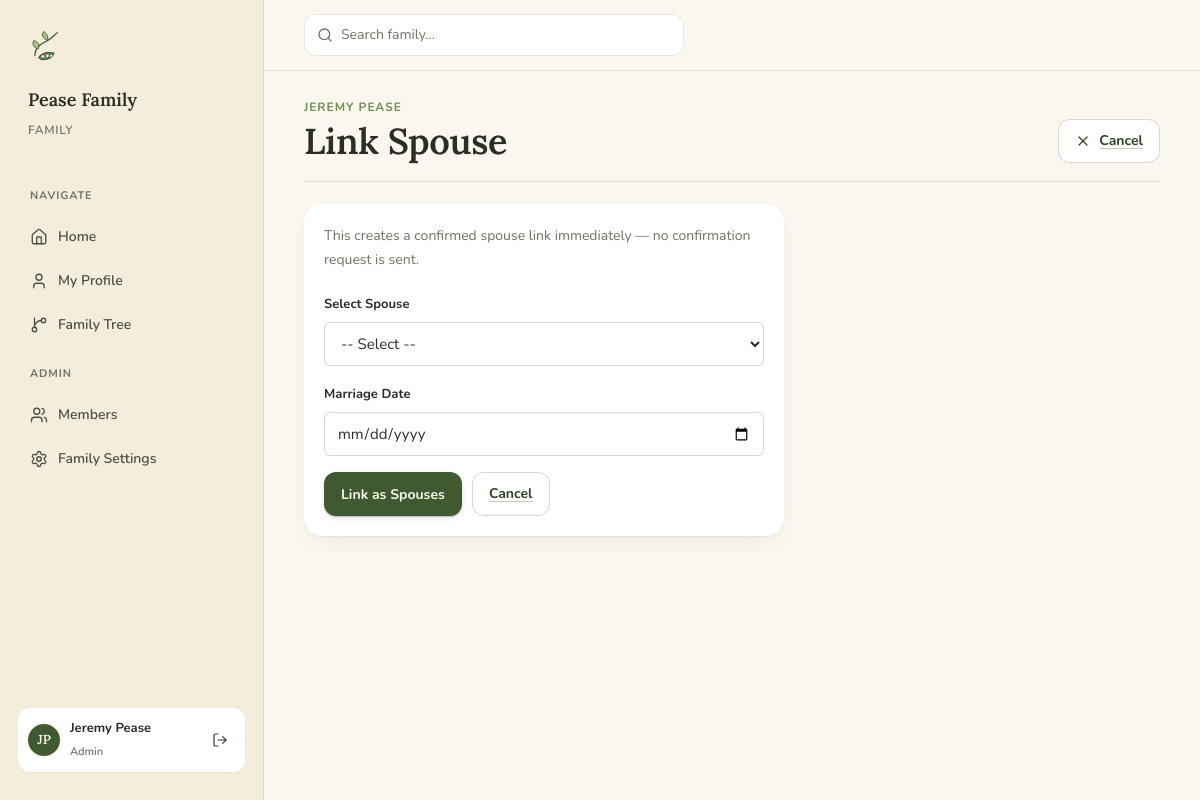
Screenshot of /person/1/link-spouse (signed in) with the database file from the repository.
### app/models.py (models this page shows, shortened)
class Family(db.Model):
    __tablename__ = 'families'
    id = db.Column(db.Integer, primary_key=True)
    name = db.Column(db.String(100), nullable=False)
    created_at = db.Column(db.DateTime, default=datetime.utcnow)
    patriarch_id = db.Column(db.Integer, db.ForeignKey('people.id'), nullable=True)
    matriarch_id = db.Column(db.Integer, db.ForeignKey('people.id'), nullable=True)
    people = db.relationship('Person', back_populates='family', foreign_keys='Person.family_id')
    users = db.relationship('User', back_populates='family', foreign_keys='User.family_id')
    patriarch = db.relationship('Person', foreign_keys=[patriarch_id])
    matriarch = db.relationship('Person', foreign_keys=[matriarch_id])

class User(UserMixin, db.Model):
    __tablename__ = 'users'
    id = db.Column(db.Integer, primary_key=True)
    family_id = db.Column(db.Integer, db.ForeignKey('families.id'), nullable=False)
    email = db.Column(db.String(120), unique=True, nullable=False)
    password_hash = db.Column(db.String(256), nullable=False)
    first_name = db.Column(db.String(50), nullable=False)
    last_name = db.Column(db.String(50), nullable=False)
    phone = db.Column(db.String(20))
    email_verified = db.Column(db.Boolean, default=False)
    verification_token = db.Column(db.String(100))
    verification_token_expiry = db.Column(db.DateTime)
    status = db.Column(db.String(20), default='pending')  # pending/approved/rejected/invited
    approved_by_id = db.Column(db.Integer, db.ForeignKey('users.id'))
    approved_date = db.Column(db.Date)
    is_admin = db.Column(db.Boolean, default=False)
    is_delegate = db.Column(db.Boolean, default=False)
    person_id = db.Column(db.Integer, db.ForeignKey('people.id'))
    person = db.relationship('Person', back_populates='user')
    family = db.relationship('Family', back_populates='users')
    invitation_token = db.Column(db.String(100))
    invitation_token_expiry = db.Column(db.DateTime)
    invited_by_id = db.Column(db.Integer, db.ForeignKey('users.id'))
    reset_token = db.Column(db.String(100))
    reset_token_expiry = db.Column(db.DateTime)
    def get_full_name(self):
        return f"{self.first_name} {self.last_name}"

class Person(db.Model):
    __tablename__ = 'people'
    id = db.Column(db.Integer, primary_key=True)
    family_id = db.Column(db.Integer, db.ForeignKey('families.id'), nullable=False)
    name = db.Column(db.String(100), nullable=False)
    gender = db.Column(db.String(10))
    birthday = db.Column(db.Date)
    nickname = db.Column(db.String(50))
    birthplace = db.Column(db.String(100))
    maiden_name = db.Column(db.String(100))
    deathday = db.Column(db.Date)
    deathplace = db.Column(db.String(100))
    occupation = db.Column(db.String(100))
    email = db.Column(db.String(120))
    phone = db.Column(db.String(20))
    photo_path = db.Column(db.String(200))
    notes = db.Column(db.Text)
    family = db.relationship('Family', back_populates='people', foreign_keys='Person.family_id')
    children = db.relationship(
        'Person',
        secondary=parent_child,
        primaryjoin=id == parent_child.c.parent_id,
        secondaryjoin=id == parent_child.c.child_id,
        backref='parents'
    )
    def get_active_spouse(self):
        for rel in self.spouse_relationships_as_p1 + self.spouse_relationships_as_p2:
            if rel.status == 'active' and rel.confirmed:
                return rel.get_spouse_of(self)
        return None
    user = db.relationship('User', back_populates='person', uselist=False)
    def get_display_name(self):
        return self.nickname if self.nickname else self.name

### app/routes.py (the view, shortened to what this page needs)
@main.route('/person/<int:person_id>/link-spouse', methods=['GET', 'POST'])
@login_required
@admin_required
def admin_link_spouse(person_id):
    person = db.session.get(Person, person_id)
    if not person or person.family_id != current_user.family_id:
        flash('Person not found.', 'error')
        return redirect(url_for('main.index'))
    if person.get_active_spouse():
        flash(f'{person.get_display_name()} already has an active spouse.', 'error')
        return redirect(url_for('main.person_detail', person_id=person_id))
    eligible = [
        p for p in Person.query.filter_by(family_id=current_user.family_id).order_by(Person.name).all()
        if p.id != person.id and not p.get_active_spouse()
    ]
    form = SpouseForm()
    form.spouse_id.choices = [(0, '-- Select --')] + [(p.id, p.get_display_name()) for p in eligible]
    return render_template('admin_link_spouse.html', form=form, subject=person)

### app/forms.py
class SpouseForm(FlaskForm):
    spouse_id = SelectField('Select Spouse', coerce=int, validators=[DataRequired()])
    marriage_date = DateField('Marriage Date', validators=[])
    submit = SubmitField('Send Spouse Request')

### app/models.py (called while the page is built)
@login_manager.user_loader
def load_user(user_id):
    return db.session.get(User, int(user_id))

### app/routes.py (called while the page is built)
def admin_required(f):
    @wraps(f)
    def decorated_function(*args, **kwargs):
        if not current_user.is_authenticated or not current_user.is_admin:
            flash('You do not have permission to access that page.', 'error')
            return redirect(url_for('main.index'))
        return f(*args, **kwargs)
    return decorated_function

### app/templates/admin_link_spouse.html (shortened to what this page needs)
{% extends "base.html" %}
{% block content %}
<div class="page-head">
    <div>
        <div class="eyebrow">{{ subject.get_display_name() }}</div>
        <h1>Link Spouse</h1>
    </div>
    <a href="/person/{{ subject.id }}" class="btn btn-secondary">
        <i data-lucide="x"></i> Cancel
    </a>
</div>
<div style="max-width: 480px;">
    <div class="card">
        <p style="font-size:14px;color:var(--text-muted);margin-bottom:20px;">
            This creates a confirmed spouse link immediately — no confirmation request is sent.
        </p>
        <form method="POST">
            <div class="field">
                {{ form.spouse_id.label }}
                {{ form.spouse_id() }}
            </div>
            <div class="field">
                {{ form.marriage_date.label }}
                {{ form.marriage_date() }}
            </div>
            <div style="display:flex;gap:10px;margin-top:8px;">
                <button type="submit" class="btn btn-primary">Link as Spouses</button>
                <a href="/person/{{ subject.id }}" class="btn btn-secondary">Cancel</a>
            </div>
        </form>
    </div>
</div>
{% endblock %}

### app/templates/base.html (shortened to what this page needs)
<!DOCTYPE html>
<html lang="en">
<head>
    <link rel="stylesheet" href="{{ url_for('static', filename='css/peavines.css') }}">
</head>
<body>
{% if current_user.is_authenticated %}
<div class="shell">
    <aside class="sidebar">
        <div class="brand">
            <img src="{{ url_for('static', filename='assets/peavines-mark.svg') }}" alt="Peavines">
        </div>
        <div class="family-name">{{ current_user.family.name }}</div>
        <div class="family-meta">Family</div>
        <nav class="nav">
            <div class="nav-section">Navigate</div>
            <a href="/" {% if request.path == '/' %}class="active"{% endif %}>
                <i data-lucide="home"></i> Home
            </a>
            <a href="/profile" {% if request.path == '/profile' %}class="active"{% endif %}>
                <i data-lucide="user"></i> My Profile
            </a>
            <a href="/family/tree" {% if request.path == '/family/tree' %}class="active"{% endif %}>
                <i data-lucide="git-branch"></i> Family Tree
            </a>
            {% if current_user.is_admin %}
            <div class="nav-section">Admin</div>
            <a href="/admin/users" {% if request.path.startswith('/admin') and request.path != '/admin/family' %}class="active"{% endif %}>
                <i data-lucide="users"></i> Members
            </a>
            <a href="/admin/family" {% if request.path == '/admin/family' %}class="active"{% endif %}>
                <i data-lucide="settings"></i> Family Settings
            </a>
            {% endif %}
        </nav>
        <div class="user-chip">
            <div class="av av-sm" style="background: var(--vine);">{{ current_user.first_name[0] }}{{ current_user.last_name[0] }}</div>
            <div>
                <div class="name">{{ current_user.get_full_name() }}</div>
                <div class="role">{% if current_user.is_admin %}Admin{% else %}Member{% endif %}</div>
            </div>
            <form method="POST" action="/logout" style="margin-left: auto;">
                <button type="submit" class="btn btn-ghost btn-sm" title="Sign out" style="padding: 6px;">
                    <i data-lucide="log-out"></i>
                </button>
            </form>
        </div>
    </aside>
    <div class="canvas">
        <header class="topbar">
            <div class="search">
                <i data-lucide="search"></i>
                <span>Search family…</span>
            </div>
        </header>
        <div class="canvas-inner">
{% endif %}
{% block content %}{% endblock %}
{% if current_user.is_authenticated %}
        </div>
    </div>
</div>
{% endif %}
</body>
</html>

### rows the page displays
Family: family.name "Pease Family"
User: first_name "J", last_name "P", get_full_name "Jeremy Pease"
Person: get_display_name "JEREMY PEASE"
